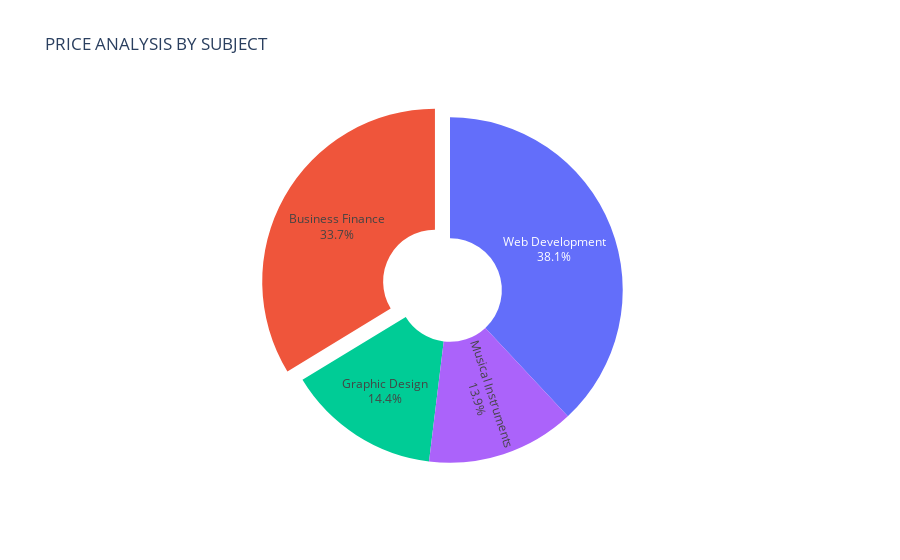

Source (notebook cell):
### Code cell
# Calculate the total revenue generated from course sales for each subject category
price_by_subject = data.groupby('subject')["price"].sum().reset_index()

# Create a pie chart using Plotly Express with total revenue as values, subject categories as names,
# and a title describing the visualization
fig = px.pie(price_by_subject, values='price', names='subject', 
             title='PRICE ANALYSIS BY SUBJECT', 
             template='plotly', hole=0.3)

# Hide the legend in the pie chart
fig.update_layout(showlegend=False)

# Customize text information to display percentage and labels, and adjust slice separation
fig.update_traces(textinfo='percent+label', pull=[0.1, 0])  

# Display the pie chart
fig.show()

### Figure 1 — Plotly figure (JSON) as saved in the notebook; plotly's stock layout.template omitted (floating-point values rounded to 4 significant figures)
{"data": [{"domain": {"x": [0, 1], "y": [0, 1]}, "hole": 0.3, "hovertemplate": "subject=%{label}<br>price=%{value}<extra></extra>", "labels": ["Business Finance", "Graphic Design", "Musical Instruments", "Web Development"], "legendgroup": "", "name": "", "pull": [0.1, 0], "showlegend": true, "textinfo": "percent+label", "type": "pie", "values": [81815, 34850, 33700, 92365]}], "layout": {"legend": {"tracegroupgap": 0}, "showlegend": false, "title": {"text": "PRICE ANALYSIS BY SUBJECT"}}}
